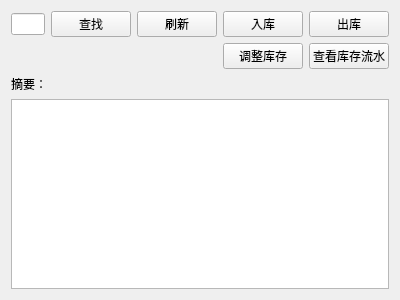
<?xml version="1.0" encoding="UTF-8"?>
<ui version="4.0">
 <class>StockView</class>
 <widget class="QWidget" name="StockView">
  <property name="geometry">
   <rect>
    <x>0</x>
    <y>0</y>
    <width>400</width>
    <height>300</height>
   </rect>
  </property>
  <property name="windowTitle">
   <string>库存管理</string>
  </property>
  <layout class="QGridLayout" name="gridLayout">
   <item row="0" column="0">
    <layout class="QVBoxLayout" name="verticalLayout">
     <item>
      <layout class="QHBoxLayout" name="horizontalLayout">
       <item>
        <widget class="QLineEdit" name="txtSearch"/>
       </item>
       <item>
        <widget class="QPushButton" name="btSearch">
         <property name="text">
          <string>查找</string>
         </property>
        </widget>
       </item>
       <item>
        <widget class="QPushButton" name="btRefresh">
         <property name="text">
          <string>刷新</string>
         </property>
        </widget>
       </item>
       <item>
        <widget class="QPushButton" name="btStockIn">
         <property name="text">
          <string>入库</string>
         </property>
        </widget>
       </item>
       <item>
        <widget class="QPushButton" name="btStockOut">
         <property name="text">
          <string>出库</string>
         </property>
        </widget>
       </item>
      </layout>
     </item>
     <item>
      <layout class="QHBoxLayout" name="horizontalLayout_3">
       <item>
        <spacer name="horizontalSpacer">
         <property name="orientation">
          <enum>Qt::Orientation::Horizontal</enum>
         </property>
         <property name="sizeHint" stdset="0">
          <size>
           <width>40</width>
           <height>20</height>
          </size>
         </property>
        </spacer>
       </item>
       <item>
        <layout class="QHBoxLayout" name="horizontalLayout_2">
         <item>
          <widget class="QPushButton" name="btAdjust">
           <property name="text">
            <string>调整库存</string>
           </property>
          </widget>
         </item>
         <item>
          <widget class="QPushButton" name="btViewLog">
           <property name="text">
            <string>查看库存流水</string>
           </property>
          </widget>
         </item>
        </layout>
       </item>
      </layout>
     </item>
    </layout>
   </item>
   <item row="2" column="0">
    <widget class="QTableView" name="tableView"/>
   </item>
   <item row="1" column="0">
    <widget class="QLabel" name="lblSummary">
     <property name="text">
      <string>摘要：</string>
     </property>
    </widget>
   </item>
  </layout>
 </widget>
 <resources/>
 <connections/>
</ui>
